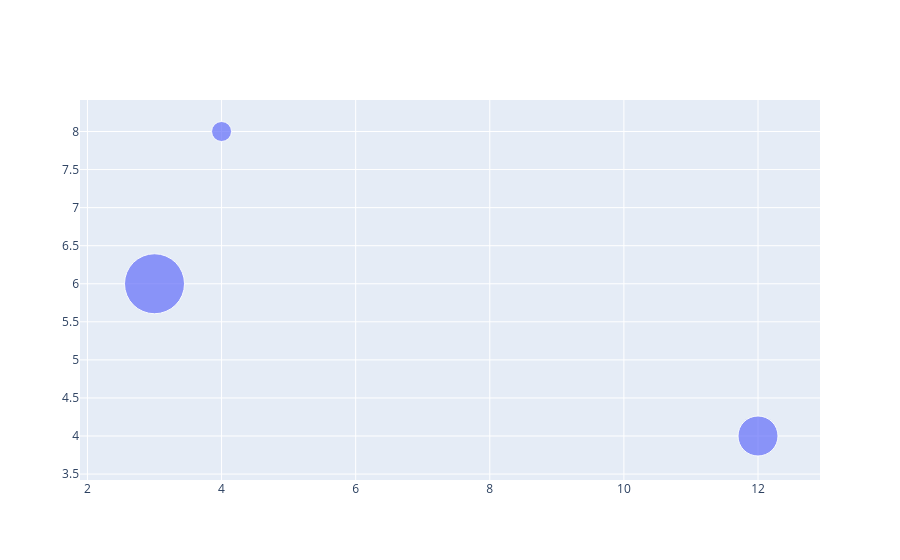

The code cell stored with this chart in its notebook:
### Code cell
#name to bubble
fig= go.Figure(go.Scatter(x=x, y=y, mode = "markers", marker_size=[40, 60, 20, 80], 
                         text= ["product A", "product B", "product C", "product D"]))
fig.show()

### Figure 1 — Plotly figure (JSON) as saved in the notebook; plotly's stock layout.template omitted (floating-point values rounded to 4 significant figures)
{"data": [{"marker": {"size": [40, 60, 20, 80]}, "mode": "markers", "text": ["product A", "product B", "product C", "product D"], "type": "scatter", "x": [12, 3, 4], "y": [4, 6, 8, 10]}], "layout": {}}
